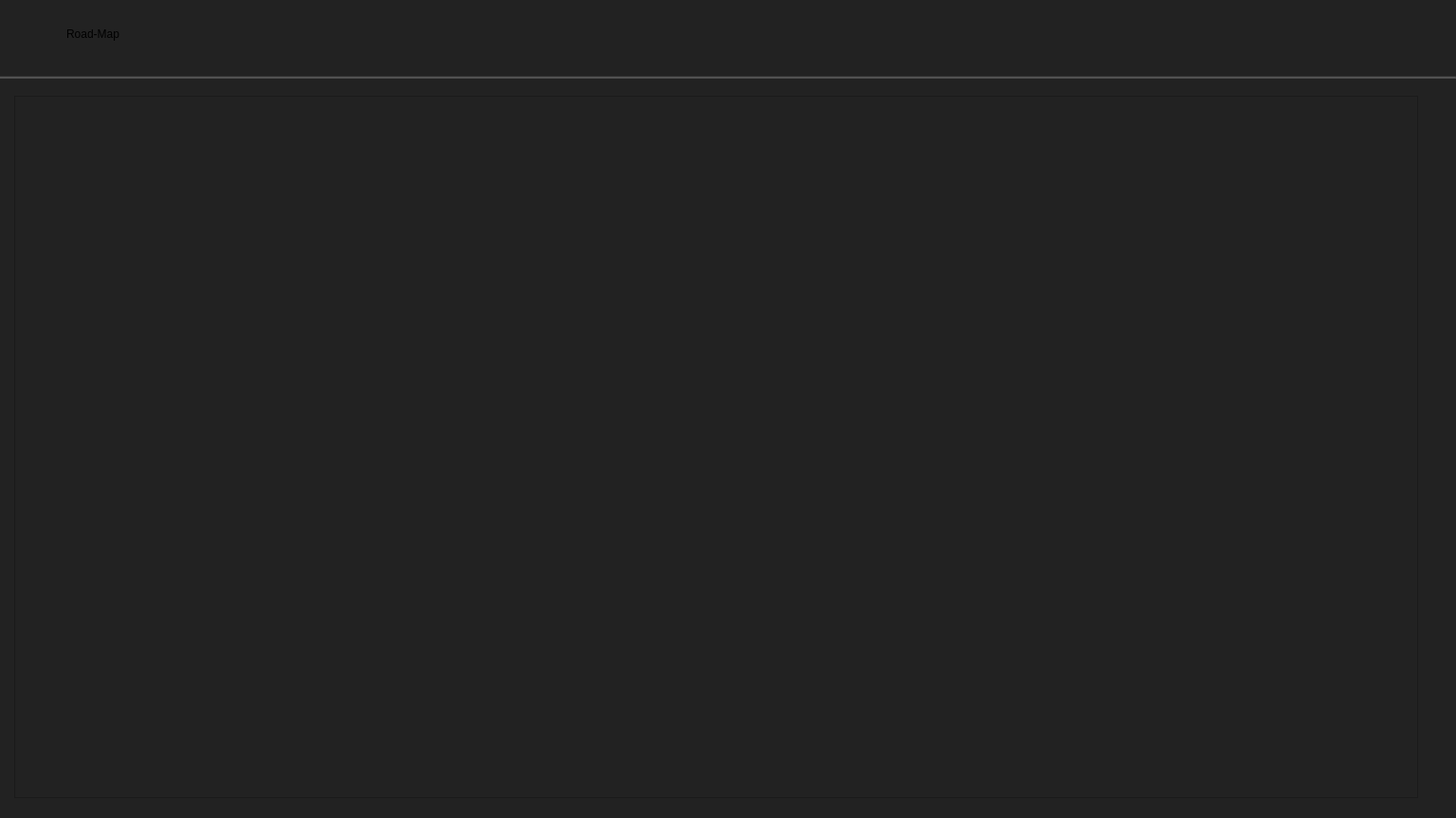
<?xml version="1.0" encoding="UTF-8"?>
<ui version="4.0">
 <class>MainwindowClass</class>
 <widget class="QMainWindow" name="MainwindowClass">
  <property name="geometry">
   <rect>
    <x>0</x>
    <y>0</y>
    <width>1536</width>
    <height>863</height>
   </rect>
  </property>
  <property name="windowTitle">
   <string>Mainwindow</string>
  </property>
  <property name="styleSheet">
   <string notr="true">background-color:rgb(34,34,34)
			</string>
  </property>
  <widget class="QWidget" name="centralWidget">
   <widget class="QWidget" name="widget" native="true">
    <property name="geometry">
     <rect>
      <x>0</x>
      <y>0</y>
      <width>1536</width>
      <height>80</height>
     </rect>
    </property>
    <property name="styleSheet">
     <string notr="true">
						background-color: rgb(34,34,34);
					</string>
    </property>
    <widget class="QLabel" name="label">
     <property name="geometry">
      <rect>
       <x>70</x>
       <y>20</y>
       <width>91</width>
       <height>31</height>
      </rect>
     </property>
     <property name="styleSheet">
      <string notr="true">
				   font-weight: 400;
				   font: 20pt &quot;Bahnschrift Condensed&quot;;
			   </string>
     </property>
     <property name="text">
      <string>Road-Map</string>
     </property>
    </widget>
    <widget class="QLabel" name="label_2">
     <property name="geometry">
      <rect>
       <x>20</x>
       <y>20</y>
       <width>31</width>
       <height>31</height>
      </rect>
     </property>
     <property name="text">
      <string/>
     </property>
     <property name="pixmap">
      <pixmap resource="QtApplication1.qrc">:/newPrefix/img/pin.png</pixmap>
     </property>
     <property name="scaledContents">
      <bool>true</bool>
     </property>
    </widget>
   </widget>
   <widget class="Line" name="line">
    <property name="geometry">
     <rect>
      <x>0</x>
      <y>80</y>
      <width>1536</width>
      <height>3</height>
     </rect>
    </property>
    <property name="styleSheet">
     <string notr="true">background-color:rgb(75, 75, 75)</string>
    </property>
    <property name="orientation">
     <enum>Qt::Orientation::Horizontal</enum>
    </property>
   </widget>
   <widget class="QGraphicsView" name="graphicsView">
    <property name="geometry">
     <rect>
      <x>15</x>
      <y>101</y>
      <width>1481</width>
      <height>741</height>
     </rect>
    </property>
   </widget>
  </widget>
 </widget>
 <layoutdefault spacing="6" margin="0"/>
 <resources>
  <include location="QtApplication1.qrc"/>
 </resources>
 <connections/>
</ui>
